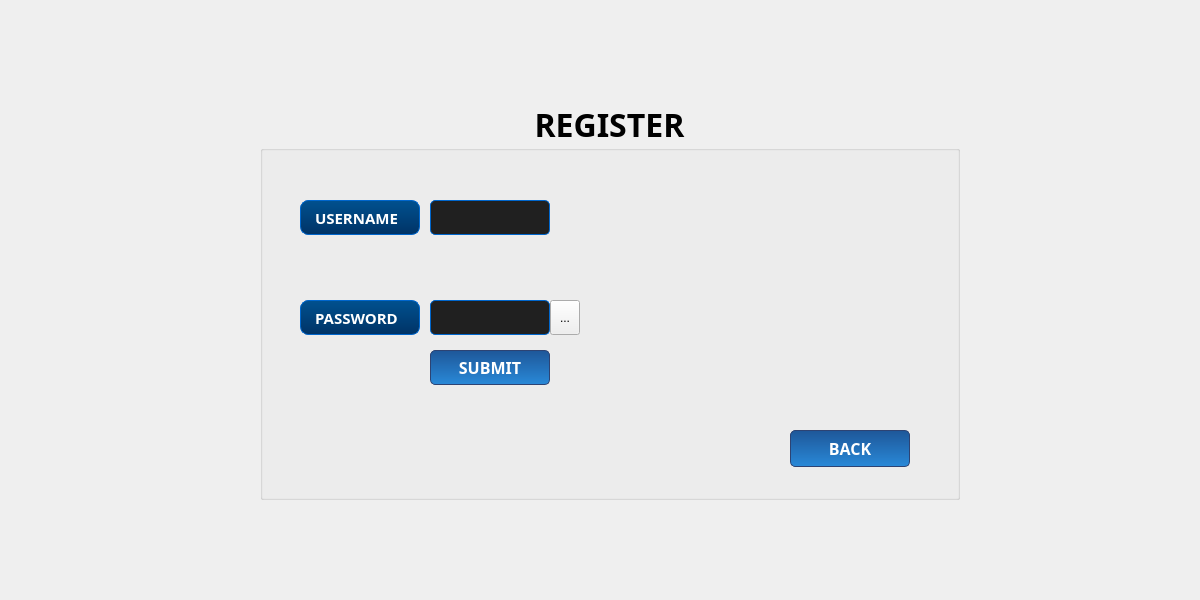
<?xml version="1.0" encoding="UTF-8"?>
<ui version="4.0">
 <class>registerWindow</class>
 <widget class="QMainWindow" name="registerWindow">
  <property name="geometry">
   <rect>
    <x>0</x>
    <y>0</y>
    <width>1200</width>
    <height>600</height>
   </rect>
  </property>
  <property name="font">
   <font>
    <family>Stencil</family>
    <pointsize>22</pointsize>
   </font>
  </property>
  <property name="windowTitle">
   <string>MTATravel</string>
  </property>
  <property name="styleSheet">
   <string notr="true">#centralwidget
{
background-image: url(:/images/assets/00.jpg);
background-repeat: no-repeat;
background-position: center;
}</string>
  </property>
  <widget class="QWidget" name="centralwidget">
   <widget class="QGroupBox" name="groupBox">
    <property name="geometry">
     <rect>
      <x>260</x>
      <y>100</y>
      <width>700</width>
      <height>400</height>
     </rect>
    </property>
    <property name="font">
     <font>
      <family>Swis721 BlkOul BT</family>
      <pointsize>24</pointsize>
      <bold>true</bold>
     </font>
    </property>
    <property name="styleSheet">
     <string notr="true">border-color: qradialgradient(spread:repeat, cx:0.5, cy:0.5, radius:0.077, fx:0.5, fy:0.5, stop:0 rgba(0, 169, 255, 147), stop:0.497326 rgba(0, 0, 0, 147), stop:1 rgba(0, 169, 255, 147));</string>
    </property>
    <property name="title">
     <string>REGISTER</string>
    </property>
    <property name="alignment">
     <set>Qt::AlignmentFlag::AlignCenter</set>
    </property>
    <widget class="QLabel" name="label">
     <property name="geometry">
      <rect>
       <x>40</x>
       <y>100</y>
       <width>120</width>
       <height>35</height>
      </rect>
     </property>
     <property name="palette">
      <palette>
       <active>
        <colorrole role="WindowText">
         <brush brushstyle="SolidPattern">
          <color alpha="255">
           <red>0</red>
           <green>0</green>
           <blue>0</blue>
          </color>
         </brush>
        </colorrole>
        <colorrole role="Button">
         <brush brushstyle="LinearGradientPattern">
          <gradient startx="0.000000000000000" starty="0.000000000000000" endx="0.000000000000000" endy="1.000000000000000" type="LinearGradient" spread="PadSpread" coordinatemode="ObjectBoundingMode">
           <gradientstop position="0.000000000000000">
            <color alpha="255">
             <red>0</red>
             <green>81</green>
             <blue>143</blue>
            </color>
           </gradientstop>
           <gradientstop position="1.000000000000000">
            <color alpha="255">
             <red>0</red>
             <green>51</green>
             <blue>102</blue>
            </color>
           </gradientstop>
          </gradient>
         </brush>
        </colorrole>
        <colorrole role="Text">
         <brush brushstyle="SolidPattern">
          <color alpha="255">
           <red>255</red>
           <green>255</green>
           <blue>255</blue>
          </color>
         </brush>
        </colorrole>
        <colorrole role="ButtonText">
         <brush brushstyle="SolidPattern">
          <color alpha="255">
           <red>255</red>
           <green>255</green>
           <blue>255</blue>
          </color>
         </brush>
        </colorrole>
        <colorrole role="Base">
         <brush brushstyle="LinearGradientPattern">
          <gradient startx="0.000000000000000" starty="0.000000000000000" endx="0.000000000000000" endy="1.000000000000000" type="LinearGradient" spread="PadSpread" coordinatemode="ObjectBoundingMode">
           <gradientstop position="0.000000000000000">
            <color alpha="255">
             <red>0</red>
             <green>81</green>
             <blue>143</blue>
            </color>
           </gradientstop>
           <gradientstop position="1.000000000000000">
            <color alpha="255">
             <red>0</red>
             <green>51</green>
             <blue>102</blue>
            </color>
           </gradientstop>
          </gradient>
         </brush>
        </colorrole>
        <colorrole role="Window">
         <brush brushstyle="LinearGradientPattern">
          <gradient startx="0.000000000000000" starty="0.000000000000000" endx="0.000000000000000" endy="1.000000000000000" type="LinearGradient" spread="PadSpread" coordinatemode="ObjectBoundingMode">
           <gradientstop position="0.000000000000000">
            <color alpha="255">
             <red>0</red>
             <green>81</green>
             <blue>143</blue>
            </color>
           </gradientstop>
           <gradientstop position="1.000000000000000">
            <color alpha="255">
             <red>0</red>
             <green>51</green>
             <blue>102</blue>
            </color>
           </gradientstop>
          </gradient>
         </brush>
        </colorrole>
        <colorrole role="PlaceholderText">
         <brush brushstyle="SolidPattern">
          <color alpha="128">
           <red>255</red>
           <green>255</green>
           <blue>255</blue>
          </color>
         </brush>
        </colorrole>
       </active>
       <inactive>
        <colorrole role="WindowText">
         <brush brushstyle="SolidPattern">
          <color alpha="255">
           <red>0</red>
           <green>0</green>
           <blue>0</blue>
          </color>
         </brush>
        </colorrole>
        <colorrole role="Button">
         <brush brushstyle="LinearGradientPattern">
          <gradient startx="0.000000000000000" starty="0.000000000000000" endx="0.000000000000000" endy="1.000000000000000" type="LinearGradient" spread="PadSpread" coordinatemode="ObjectBoundingMode">
           <gradientstop position="0.000000000000000">
            <color alpha="255">
             <red>0</red>
             <green>81</green>
             <blue>143</blue>
            </color>
           </gradientstop>
           <gradientstop position="1.000000000000000">
            <color alpha="255">
             <red>0</red>
             <green>51</green>
             <blue>102</blue>
            </color>
           </gradientstop>
          </gradient>
         </brush>
        </colorrole>
        <colorrole role="Text">
         <brush brushstyle="SolidPattern">
          <color alpha="255">
           <red>255</red>
           <green>255</green>
           <blue>255</blue>
          </color>
         </brush>
        </colorrole>
        <colorrole role="ButtonText">
         <brush brushstyle="SolidPattern">
          <color alpha="255">
           <red>255</red>
           <green>255</green>
           <blue>255</blue>
          </color>
         </brush>
        </colorrole>
        <colorrole role="Base">
         <brush brushstyle="LinearGradientPattern">
          <gradient startx="0.000000000000000" starty="0.000000000000000" endx="0.000000000000000" endy="1.000000000000000" type="LinearGradient" spread="PadSpread" coordinatemode="ObjectBoundingMode">
           <gradientstop position="0.000000000000000">
            <color alpha="255">
             <red>0</red>
             <green>81</green>
             <blue>143</blue>
            </color>
           </gradientstop>
           <gradientstop position="1.000000000000000">
            <color alpha="255">
             <red>0</red>
             <green>51</green>
             <blue>102</blue>
            </color>
           </gradientstop>
          </gradient>
         </brush>
        </colorrole>
        <colorrole role="Window">
         <brush brushstyle="LinearGradientPattern">
          <gradient startx="0.000000000000000" starty="0.000000000000000" endx="0.000000000000000" endy="1.000000000000000" type="LinearGradient" spread="PadSpread" coordinatemode="ObjectBoundingMode">
           <gradientstop position="0.000000000000000">
            <color alpha="255">
             <red>0</red>
             <green>81</green>
             <blue>143</blue>
            </color>
           </gradientstop>
           <gradientstop position="1.000000000000000">
            <color alpha="255">
             <red>0</red>
             <green>51</green>
             <blue>102</blue>
            </color>
           </gradientstop>
          </gradient>
         </brush>
        </colorrole>
        <colorrole role="PlaceholderText">
         <brush brushstyle="SolidPattern">
          <color alpha="128">
           <red>255</red>
           <green>255</green>
           <blue>255</blue>
          </color>
         </brush>
        </colorrole>
       </inactive>
       <disabled>
        <colorrole role="WindowText">
         <brush brushstyle="SolidPattern">
          <color alpha="255">
           <red>255</red>
           <green>255</green>
           <blue>255</blue>
          </color>
         </brush>
        </colorrole>
        <colorrole role="Button">
         <brush brushstyle="LinearGradientPattern">
          <gradient startx="0.000000000000000" starty="0.000000000000000" endx="0.000000000000000" endy="1.000000000000000" type="LinearGradient" spread="PadSpread" coordinatemode="ObjectBoundingMode">
           <gradientstop position="0.000000000000000">
            <color alpha="255">
             <red>0</red>
             <green>81</green>
             <blue>143</blue>
            </color>
           </gradientstop>
           <gradientstop position="1.000000000000000">
            <color alpha="255">
             <red>0</red>
             <green>51</green>
             <blue>102</blue>
            </color>
           </gradientstop>
          </gradient>
         </brush>
        </colorrole>
        <colorrole role="Text">
         <brush brushstyle="SolidPattern">
          <color alpha="255">
           <red>255</red>
           <green>255</green>
           <blue>255</blue>
          </color>
         </brush>
        </colorrole>
        <colorrole role="ButtonText">
         <brush brushstyle="SolidPattern">
          <color alpha="255">
           <red>255</red>
           <green>255</green>
           <blue>255</blue>
          </color>
         </brush>
        </colorrole>
        <colorrole role="Base">
         <brush brushstyle="LinearGradientPattern">
          <gradient startx="0.000000000000000" starty="0.000000000000000" endx="0.000000000000000" endy="1.000000000000000" type="LinearGradient" spread="PadSpread" coordinatemode="ObjectBoundingMode">
           <gradientstop position="0.000000000000000">
            <color alpha="255">
             <red>0</red>
             <green>81</green>
             <blue>143</blue>
            </color>
           </gradientstop>
           <gradientstop position="1.000000000000000">
            <color alpha="255">
             <red>0</red>
             <green>51</green>
             <blue>102</blue>
            </color>
           </gradientstop>
          </gradient>
         </brush>
        </colorrole>
        <colorrole role="Window">
         <brush brushstyle="LinearGradientPattern">
          <gradient startx="0.000000000000000" starty="0.000000000000000" endx="0.000000000000000" endy="1.000000000000000" type="LinearGradient" spread="PadSpread" coordinatemode="ObjectBoundingMode">
           <gradientstop position="0.000000000000000">
            <color alpha="255">
             <red>0</red>
             <green>81</green>
             <blue>143</blue>
            </color>
           </gradientstop>
           <gradientstop position="1.000000000000000">
            <color alpha="255">
             <red>0</red>
             <green>51</green>
             <blue>102</blue>
            </color>
           </gradientstop>
          </gradient>
         </brush>
        </colorrole>
        <colorrole role="PlaceholderText">
         <brush brushstyle="SolidPattern">
          <color alpha="128">
           <red>255</red>
           <green>255</green>
           <blue>255</blue>
          </color>
         </brush>
        </colorrole>
       </disabled>
      </palette>
     </property>
     <property name="font">
      <font>
       <family>8514oem</family>
       <pointsize>11</pointsize>
       <bold>true</bold>
      </font>
     </property>
     <property name="styleSheet">
      <string notr="true">QLabel#label {
    background-color: qlineargradient(x1:0, y1:0, x2:0, y2:1, stop:0 #00518F, stop:1 #003366);
    border: 1px solid #0066cc;
    border-radius: 8px;
    padding: 5px 10px;
    color: white;
    font-weight: bold;
    font-size: 11pt;
    text-align: center;
}</string>
     </property>
     <property name="text">
      <string>USERNAME</string>
     </property>
    </widget>
    <widget class="QLabel" name="label_2">
     <property name="geometry">
      <rect>
       <x>40</x>
       <y>200</y>
       <width>120</width>
       <height>35</height>
      </rect>
     </property>
     <property name="palette">
      <palette>
       <active>
        <colorrole role="WindowText">
         <brush brushstyle="SolidPattern">
          <color alpha="255">
           <red>0</red>
           <green>0</green>
           <blue>0</blue>
          </color>
         </brush>
        </colorrole>
        <colorrole role="Button">
         <brush brushstyle="LinearGradientPattern">
          <gradient startx="0.000000000000000" starty="0.000000000000000" endx="0.000000000000000" endy="1.000000000000000" type="LinearGradient" spread="PadSpread" coordinatemode="ObjectBoundingMode">
           <gradientstop position="0.000000000000000">
            <color alpha="255">
             <red>0</red>
             <green>81</green>
             <blue>143</blue>
            </color>
           </gradientstop>
           <gradientstop position="1.000000000000000">
            <color alpha="255">
             <red>0</red>
             <green>51</green>
             <blue>102</blue>
            </color>
           </gradientstop>
          </gradient>
         </brush>
        </colorrole>
        <colorrole role="Text">
         <brush brushstyle="SolidPattern">
          <color alpha="255">
           <red>255</red>
           <green>255</green>
           <blue>255</blue>
          </color>
         </brush>
        </colorrole>
        <colorrole role="ButtonText">
         <brush brushstyle="SolidPattern">
          <color alpha="255">
           <red>255</red>
           <green>255</green>
           <blue>255</blue>
          </color>
         </brush>
        </colorrole>
        <colorrole role="Base">
         <brush brushstyle="LinearGradientPattern">
          <gradient startx="0.000000000000000" starty="0.000000000000000" endx="0.000000000000000" endy="1.000000000000000" type="LinearGradient" spread="PadSpread" coordinatemode="ObjectBoundingMode">
           <gradientstop position="0.000000000000000">
            <color alpha="255">
             <red>0</red>
             <green>81</green>
             <blue>143</blue>
            </color>
           </gradientstop>
           <gradientstop position="1.000000000000000">
            <color alpha="255">
             <red>0</red>
             <green>51</green>
             <blue>102</blue>
            </color>
           </gradientstop>
          </gradient>
         </brush>
        </colorrole>
        <colorrole role="Window">
         <brush brushstyle="LinearGradientPattern">
          <gradient startx="0.000000000000000" starty="0.000000000000000" endx="0.000000000000000" endy="1.000000000000000" type="LinearGradient" spread="PadSpread" coordinatemode="ObjectBoundingMode">
           <gradientstop position="0.000000000000000">
            <color alpha="255">
             <red>0</red>
             <green>81</green>
             <blue>143</blue>
            </color>
           </gradientstop>
           <gradientstop position="1.000000000000000">
            <color alpha="255">
             <red>0</red>
             <green>51</green>
             <blue>102</blue>
            </color>
           </gradientstop>
          </gradient>
         </brush>
        </colorrole>
        <colorrole role="PlaceholderText">
         <brush brushstyle="SolidPattern">
          <color alpha="128">
           <red>255</red>
           <green>255</green>
           <blue>255</blue>
          </color>
         </brush>
        </colorrole>
       </active>
       <inactive>
        <colorrole role="WindowText">
         <brush brushstyle="SolidPattern">
          <color alpha="255">
           <red>0</red>
           <green>0</green>
           <blue>0</blue>
          </color>
         </brush>
        </colorrole>
        <colorrole role="Button">
         <brush brushstyle="LinearGradientPattern">
          <gradient startx="0.000000000000000" starty="0.000000000000000" endx="0.000000000000000" endy="1.000000000000000" type="LinearGradient" spread="PadSpread" coordinatemode="ObjectBoundingMode">
           <gradientstop position="0.000000000000000">
            <color alpha="255">
             <red>0</red>
             <green>81</green>
             <blue>143</blue>
            </color>
           </gradientstop>
           <gradientstop position="1.000000000000000">
            <color alpha="255">
             <red>0</red>
             <green>51</green>
             <blue>102</blue>
            </color>
           </gradientstop>
          </gradient>
         </brush>
        </colorrole>
        <colorrole role="Text">
         <brush brushstyle="SolidPattern">
          <color alpha="255">
           <red>255</red>
           <green>255</green>
           <blue>255</blue>
          </color>
         </brush>
        </colorrole>
        <colorrole role="ButtonText">
         <brush brushstyle="SolidPattern">
          <color alpha="255">
           <red>255</red>
           <green>255</green>
           <blue>255</blue>
          </color>
         </brush>
        </colorrole>
        <colorrole role="Base">
         <brush brushstyle="LinearGradientPattern">
          <gradient startx="0.000000000000000" starty="0.000000000000000" endx="0.000000000000000" endy="1.000000000000000" type="LinearGradient" spread="PadSpread" coordinatemode="ObjectBoundingMode">
           <gradientstop position="0.000000000000000">
            <color alpha="255">
             <red>0</red>
             <green>81</green>
             <blue>143</blue>
            </color>
           </gradientstop>
           <gradientstop position="1.000000000000000">
            <color alpha="255">
             <red>0</red>
             <green>51</green>
             <blue>102</blue>
            </color>
           </gradientstop>
          </gradient>
         </brush>
        </colorrole>
        <colorrole role="Window">
         <brush brushstyle="LinearGradientPattern">
          <gradient startx="0.000000000000000" starty="0.000000000000000" endx="0.000000000000000" endy="1.000000000000000" type="LinearGradient" spread="PadSpread" coordinatemode="ObjectBoundingMode">
           <gradientstop position="0.000000000000000">
            <color alpha="255">
             <red>0</red>
             <green>81</green>
             <blue>143</blue>
            </color>
           </gradientstop>
           <gradientstop position="1.000000000000000">
            <color alpha="255">
             <red>0</red>
             <green>51</green>
             <blue>102</blue>
            </color>
           </gradientstop>
          </gradient>
         </brush>
        </colorrole>
        <colorrole role="PlaceholderText">
         <brush brushstyle="SolidPattern">
          <color alpha="128">
           <red>255</red>
           <green>255</green>
           <blue>255</blue>
          </color>
         </brush>
        </colorrole>
       </inactive>
       <disabled>
        <colorrole role="WindowText">
         <brush brushstyle="SolidPattern">
          <color alpha="255">
           <red>255</red>
           <green>255</green>
           <blue>255</blue>
          </color>
         </brush>
        </colorrole>
        <colorrole role="Button">
         <brush brushstyle="LinearGradientPattern">
          <gradient startx="0.000000000000000" starty="0.000000000000000" endx="0.000000000000000" endy="1.000000000000000" type="LinearGradient" spread="PadSpread" coordinatemode="ObjectBoundingMode">
           <gradientstop position="0.000000000000000">
            <color alpha="255">
             <red>0</red>
             <green>81</green>
             <blue>143</blue>
            </color>
           </gradientstop>
           <gradientstop position="1.000000000000000">
            <color alpha="255">
             <red>0</red>
             <green>51</green>
             <blue>102</blue>
            </color>
           </gradientstop>
          </gradient>
         </brush>
        </colorrole>
        <colorrole role="Text">
         <brush brushstyle="SolidPattern">
          <color alpha="255">
           <red>255</red>
           <green>255</green>
           <blue>255</blue>
          </color>
         </brush>
        </colorrole>
        <colorrole role="ButtonText">
         <brush brushstyle="SolidPattern">
          <color alpha="255">
           <red>255</red>
           <green>255</green>
           <blue>255</blue>
          </color>
         </brush>
        </colorrole>
        <colorrole role="Base">
         <brush brushstyle="LinearGradientPattern">
          <gradient startx="0.000000000000000" starty="0.000000000000000" endx="0.000000000000000" endy="1.000000000000000" type="LinearGradient" spread="PadSpread" coordinatemode="ObjectBoundingMode">
           <gradientstop position="0.000000000000000">
            <color alpha="255">
             <red>0</red>
             <green>81</green>
             <blue>143</blue>
            </color>
           </gradientstop>
           <gradientstop position="1.000000000000000">
            <color alpha="255">
             <red>0</red>
             <green>51</green>
             <blue>102</blue>
            </color>
           </gradientstop>
          </gradient>
         </brush>
        </colorrole>
        <colorrole role="Window">
         <brush brushstyle="LinearGradientPattern">
          <gradient startx="0.000000000000000" starty="0.000000000000000" endx="0.000000000000000" endy="1.000000000000000" type="LinearGradient" spread="PadSpread" coordinatemode="ObjectBoundingMode">
           <gradientstop position="0.000000000000000">
            <color alpha="255">
             <red>0</red>
             <green>81</green>
             <blue>143</blue>
            </color>
           </gradientstop>
           <gradientstop position="1.000000000000000">
            <color alpha="255">
             <red>0</red>
             <green>51</green>
             <blue>102</blue>
            </color>
           </gradientstop>
          </gradient>
         </brush>
        </colorrole>
        <colorrole role="PlaceholderText">
         <brush brushstyle="SolidPattern">
          <color alpha="128">
           <red>255</red>
           <green>255</green>
           <blue>255</blue>
          </color>
         </brush>
        </colorrole>
       </disabled>
      </palette>
     </property>
     <property name="font">
      <font>
       <family>8514oem</family>
       <pointsize>11</pointsize>
       <bold>true</bold>
      </font>
     </property>
     <property name="styleSheet">
      <string notr="true">QLabel#label_2 {
    background-color: qlineargradient(x1:0, y1:0, x2:0, y2:1, stop:0 #00518F, stop:1 #003366);
    border: 1px solid #0066cc;
    border-radius: 8px;
    padding: 5px 10px;
    color: white;
    font-weight: bold;
    font-size: 11pt;
    text-align: center;
}</string>
     </property>
     <property name="text">
      <string>PASSWORD</string>
     </property>
    </widget>
    <widget class="QLineEdit" name="lineEdit">
     <property name="geometry">
      <rect>
       <x>170</x>
       <y>100</y>
       <width>120</width>
       <height>35</height>
      </rect>
     </property>
     <property name="styleSheet">
      <string notr="true">QLineEdit {
    background-color: #202020;
    color: white;
    border: 1px solid #0066cc;
    border-radius: 5px;
    padding: 8px;
    selection-background-color: #3b5998;
    font-family: &quot;Arial&quot;, &quot;Segoe UI&quot;, sans-serif;
    font-size: 11pt;
}

QLineEdit:focus {
    border: 2px solid #4b6cb7;
    background-color: #303030;
}

QLineEdit:hover {
    border: 1px solid #5d7ec9;
}

QLineEdit:disabled {
    background-color: #383838;
    color: #808080;
    border: 1px solid #505050;
}</string>
     </property>
    </widget>
    <widget class="QLineEdit" name="lineEdit_2">
     <property name="geometry">
      <rect>
       <x>170</x>
       <y>200</y>
       <width>120</width>
       <height>35</height>
      </rect>
     </property>
     <property name="styleSheet">
      <string notr="true">QLineEdit {
    background-color: #202020;
    color: white;
    border: 1px solid #0066cc;
    border-radius: 5px;
    padding: 8px;
    selection-background-color: #3b5998;
    font-family: &quot;Arial&quot;, &quot;Segoe UI&quot;, sans-serif;
    font-size: 11pt;
}

QLineEdit:focus {
    border: 2px solid #4b6cb7;
    background-color: #303030;
}

QLineEdit:hover {
    border: 1px solid #5d7ec9;
}

QLineEdit:disabled {
    background-color: #383838;
    color: #808080;
    border: 1px solid #505050;
}</string>
     </property>
    </widget>
    <widget class="QPushButton" name="pushButton">
     <property name="geometry">
      <rect>
       <x>170</x>
       <y>250</y>
       <width>120</width>
       <height>35</height>
      </rect>
     </property>
     <property name="font">
      <font>
       <family>8514oem</family>
       <pointsize>12</pointsize>
       <bold>true</bold>
      </font>
     </property>
     <property name="styleSheet">
      <string notr="true">QPushButton {
    background-color: qlineargradient(x1:0, y1:0, x2:0, y2:1, stop:0 #1e5799, stop:1 #2989d8);
    color: white;
    border-radius: 5px;
    padding: 8px 16px;
    font-weight: bold;
    border: 1px solid #2d4373;
    font-size: 12pt;
}

QPushButton:hover {
    background-color: qlineargradient(x1:0, y1:0, x2:0, y2:1, stop:0 #2989d8, stop:1 #207cca);
    border: 1px solid #3b5998;
}

QPushButton:pressed {
    background-color: qlineargradient(x1:0, y1:0, x2:0, y2:1, stop:0 #182848, stop:1 #4b6cb7);
    padding-top: 9px;
    padding-bottom: 7px;
}</string>
     </property>
     <property name="text">
      <string>SUBMIT</string>
     </property>
    </widget>
    <widget class="QPushButton" name="pushButton_2">
     <property name="geometry">
      <rect>
       <x>530</x>
       <y>330</y>
       <width>120</width>
       <height>37</height>
      </rect>
     </property>
     <property name="font">
      <font>
       <family>8514oem</family>
       <pointsize>12</pointsize>
       <bold>true</bold>
      </font>
     </property>
     <property name="styleSheet">
      <string notr="true">QPushButton {
    background-color: qlineargradient(x1:0, y1:0, x2:0, y2:1, stop:0 #1e5799, stop:1 #2989d8);
    color: white;
    border-radius: 5px;
    padding: 8px 16px;
    font-weight: bold;
    border: 1px solid #2d4373;
    font-size: 12pt;
}

QPushButton:hover {
    background-color: qlineargradient(x1:0, y1:0, x2:0, y2:1, stop:0 #2989d8, stop:1 #207cca);
    border: 1px solid #3b5998;
}

QPushButton:pressed {
    background-color: qlineargradient(x1:0, y1:0, x2:0, y2:1, stop:0 #182848, stop:1 #4b6cb7);
    padding-top: 9px;
    padding-bottom: 7px;
}</string>
     </property>
     <property name="text">
      <string>BACK</string>
     </property>
    </widget>
    <widget class="QToolButton" name="toolButton">
     <property name="geometry">
      <rect>
       <x>290</x>
       <y>200</y>
       <width>30</width>
       <height>35</height>
      </rect>
     </property>
     <property name="text">
      <string>...</string>
     </property>
    </widget>
    <widget class="QFrame" name="frame">
     <property name="geometry">
      <rect>
       <x>360</x>
       <y>100</y>
       <width>300</width>
       <height>200</height>
      </rect>
     </property>
     <property name="styleSheet">
      <string notr="true">background-image: url(:/images/assets/LOGO.png);
background-repeat: no-repeat;
background-position: center;
background-color: transparent;
border: none;
</string>
     </property>
     <property name="frameShape">
      <enum>QFrame::Shape::StyledPanel</enum>
     </property>
     <property name="frameShadow">
      <enum>QFrame::Shadow::Raised</enum>
     </property>
    </widget>
    <widget class="QLabel" name="label_3">
     <property name="geometry">
      <rect>
       <x>40</x>
       <y>320</y>
       <width>480</width>
       <height>60</height>
      </rect>
     </property>
     <property name="font">
      <font>
       <family>8514oem</family>
       <pointsize>12</pointsize>
       <bold>true</bold>
      </font>
     </property>
     <property name="text">
      <string/>
     </property>
    </widget>
   </widget>
  </widget>
  <widget class="QMenuBar" name="menubar">
   <property name="geometry">
    <rect>
     <x>0</x>
     <y>0</y>
     <width>1200</width>
     <height>25</height>
    </rect>
   </property>
  </widget>
 </widget>
 <resources/>
 <connections/>
</ui>
